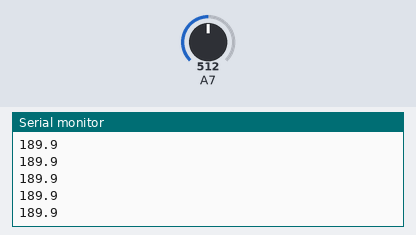
Bench run of a sketch on a simulated Arduino Uno, built for the host (arithmetic inside an expression is 32-bit, double 64-bit). On the bench: the last lines printed to the serial monitor. The inputs (shaded band) are chosen by the test bench; at power-on: A7 = 512.

Above: at 1.2 s.
1.3 s: A7 set to 716
At 1.8 s:
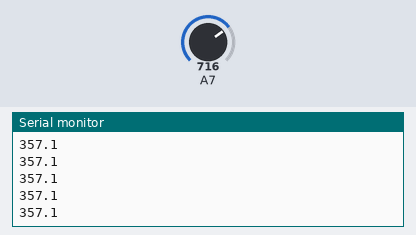
2.8 s: A7 set to 900
At 3.7 s:
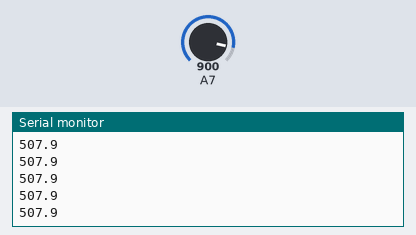
Timing chart, 0 to 5.8 s (numbered marks = the images above; inputs shaded):
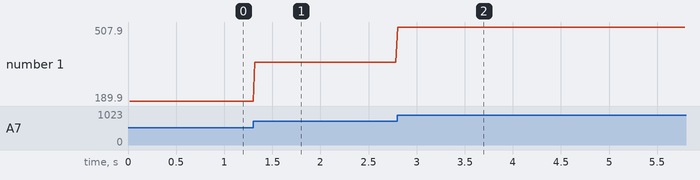

Measured:
- after the input at 1.3 s, the serial monitor: prints a new line at once (image 1)
- after the input at 2.8 s, the serial monitor: prints a new line at once (image 2)
- plotted number 1: 189.9 → 357.1 after the input at 1.3 s, 357.1 → 507.9 after the input at 2.8 s

The sketch:

sortes2-1.ino
```cpp
void setup()
{
  Serial.begin(9600);

  Serial.println(F("Internal Temperature Sensor"));
}

void loop()
{
  // Show the temperature in degrees Celcius.
  Serial.println(GetTemp(),1);
}

double GetTemp(void)
{
  unsigned int wADC;
  double t;

  // The internal temperature has to be used
  // with the internal reference of 1.1V.
  // Channel 8 can not be selected with
  // the analogRead function yet.

  // Set the internal reference and mux.
  ADMUX = (_BV(REFS1) | _BV(REFS0) | _BV(MUX2) | _BV(MUX1) | _BV(MUX0)); // http://ww1.microchip.com/downloads/en/DeviceDoc/Atmel-7766-8-bit-AVR-ATmega16U4-32U4_Datasheet.pdf
  ADCSRB |= _BV(MUX5);
  ADCSRA |= _BV(ADEN);  // enable the ADC

  delay(20);            // wait for voltages to become stable.

  ADCSRA |= _BV(ADSC);  // Start the ADC

  // Detect end-of-conversion
  while (bit_is_set(ADCSRA,ADSC));

  // Reading register "ADCW" takes care of how to read ADCL and ADCH.
  wADC = ADCL + (ADCH << 8);
  //Serial.println(wADC);
  // The offset of 324.31 could be wrong. It is just an indication.
  t = (wADC - 280.31 ) / 1.22;

  // The returned temperature is in degrees Celcius.
  return (t);
}
```
